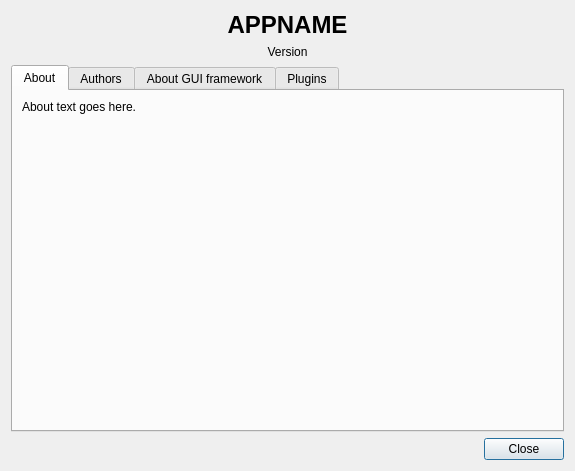
<?xml version="1.0" encoding="UTF-8"?>
<ui version="4.0">
 <class>Dialog</class>
 <widget class="QDialog" name="Dialog">
  <property name="windowModality">
   <enum>Qt::ApplicationModal</enum>
  </property>
  <property name="geometry">
   <rect>
    <x>0</x>
    <y>0</y>
    <width>575</width>
    <height>471</height>
   </rect>
  </property>
  <property name="windowTitle">
   <string>Dialog</string>
  </property>
  <property name="modal">
   <bool>true</bool>
  </property>
  <layout class="QGridLayout" name="gridLayout">
   <item row="0" column="0">
    <layout class="QVBoxLayout" name="verticalLayout">
     <item>
      <widget class="QLabel" name="appname">
       <property name="text">
        <string>&lt;html&gt;&lt;head/&gt;&lt;body&gt;&lt;p align=&quot;center&quot;&gt;&lt;span style=&quot; font-size:18pt; font-weight:600;&quot;&gt;APPNAME&lt;/span&gt;&lt;/p&gt;&lt;/body&gt;&lt;/html&gt;</string>
       </property>
      </widget>
     </item>
     <item>
      <widget class="QLabel" name="version">
       <property name="text">
        <string>&lt;html&gt;&lt;head/&gt;&lt;body&gt;&lt;p align=&quot;center&quot;&gt;Version&lt;/p&gt;&lt;/body&gt;&lt;/html&gt;</string>
       </property>
      </widget>
     </item>
     <item>
      <widget class="QTabWidget" name="tabs">
       <property name="currentIndex">
        <number>0</number>
       </property>
       <widget class="QWidget" name="tab">
        <attribute name="title">
         <string>About</string>
        </attribute>
        <layout class="QGridLayout" name="gridLayout_2">
         <property name="leftMargin">
          <number>0</number>
         </property>
         <property name="topMargin">
          <number>0</number>
         </property>
         <property name="rightMargin">
          <number>0</number>
         </property>
         <property name="bottomMargin">
          <number>0</number>
         </property>
         <property name="spacing">
          <number>0</number>
         </property>
         <item row="0" column="0">
          <widget class="QScrollArea" name="scrollArea">
           <property name="palette">
            <palette>
             <active>
              <colorrole role="Base">
               <brush brushstyle="SolidPattern">
                <color alpha="255">
                 <red>255</red>
                 <green>255</green>
                 <blue>255</blue>
                </color>
               </brush>
              </colorrole>
              <colorrole role="Window">
               <brush brushstyle="SolidPattern">
                <color alpha="0">
                 <red>235</red>
                 <green>235</green>
                 <blue>235</blue>
                </color>
               </brush>
              </colorrole>
             </active>
             <inactive>
              <colorrole role="Base">
               <brush brushstyle="SolidPattern">
                <color alpha="255">
                 <red>255</red>
                 <green>255</green>
                 <blue>255</blue>
                </color>
               </brush>
              </colorrole>
              <colorrole role="Window">
               <brush brushstyle="SolidPattern">
                <color alpha="0">
                 <red>235</red>
                 <green>235</green>
                 <blue>235</blue>
                </color>
               </brush>
              </colorrole>
             </inactive>
             <disabled>
              <colorrole role="Base">
               <brush brushstyle="SolidPattern">
                <color alpha="0">
                 <red>235</red>
                 <green>235</green>
                 <blue>235</blue>
                </color>
               </brush>
              </colorrole>
              <colorrole role="Window">
               <brush brushstyle="SolidPattern">
                <color alpha="0">
                 <red>235</red>
                 <green>235</green>
                 <blue>235</blue>
                </color>
               </brush>
              </colorrole>
             </disabled>
            </palette>
           </property>
           <property name="frameShape">
            <enum>QFrame::NoFrame</enum>
           </property>
           <property name="widgetResizable">
            <bool>true</bool>
           </property>
           <widget class="QWidget" name="scrollAreaWidgetContents">
            <property name="geometry">
             <rect>
              <x>0</x>
              <y>0</y>
              <width>551</width>
              <height>326</height>
             </rect>
            </property>
            <layout class="QGridLayout" name="gridLayout_4">
             <item row="0" column="0">
              <widget class="QLabel" name="about_text">
               <property name="text">
                <string>About text goes here.</string>
               </property>
              </widget>
             </item>
             <item row="1" column="0">
              <spacer name="verticalSpacer">
               <property name="orientation">
                <enum>Qt::Vertical</enum>
               </property>
               <property name="sizeHint" stdset="0">
                <size>
                 <width>20</width>
                 <height>40</height>
                </size>
               </property>
              </spacer>
             </item>
            </layout>
           </widget>
          </widget>
         </item>
        </layout>
       </widget>
       <widget class="QWidget" name="tab_2">
        <attribute name="title">
         <string>Authors</string>
        </attribute>
        <layout class="QGridLayout" name="gridLayout_3">
         <property name="leftMargin">
          <number>0</number>
         </property>
         <property name="topMargin">
          <number>0</number>
         </property>
         <property name="rightMargin">
          <number>0</number>
         </property>
         <property name="bottomMargin">
          <number>0</number>
         </property>
         <property name="spacing">
          <number>0</number>
         </property>
         <item row="0" column="0">
          <widget class="QScrollArea" name="scrollArea_2">
           <property name="palette">
            <palette>
             <active>
              <colorrole role="Base">
               <brush brushstyle="SolidPattern">
                <color alpha="255">
                 <red>255</red>
                 <green>255</green>
                 <blue>255</blue>
                </color>
               </brush>
              </colorrole>
              <colorrole role="Window">
               <brush brushstyle="SolidPattern">
                <color alpha="0">
                 <red>235</red>
                 <green>235</green>
                 <blue>235</blue>
                </color>
               </brush>
              </colorrole>
             </active>
             <inactive>
              <colorrole role="Base">
               <brush brushstyle="SolidPattern">
                <color alpha="255">
                 <red>255</red>
                 <green>255</green>
                 <blue>255</blue>
                </color>
               </brush>
              </colorrole>
              <colorrole role="Window">
               <brush brushstyle="SolidPattern">
                <color alpha="0">
                 <red>235</red>
                 <green>235</green>
                 <blue>235</blue>
                </color>
               </brush>
              </colorrole>
             </inactive>
             <disabled>
              <colorrole role="Base">
               <brush brushstyle="SolidPattern">
                <color alpha="0">
                 <red>235</red>
                 <green>235</green>
                 <blue>235</blue>
                </color>
               </brush>
              </colorrole>
              <colorrole role="Window">
               <brush brushstyle="SolidPattern">
                <color alpha="0">
                 <red>235</red>
                 <green>235</green>
                 <blue>235</blue>
                </color>
               </brush>
              </colorrole>
             </disabled>
            </palette>
           </property>
           <property name="frameShape">
            <enum>QFrame::NoFrame</enum>
           </property>
           <property name="widgetResizable">
            <bool>true</bool>
           </property>
           <widget class="QWidget" name="scrollAreaWidgetContents_2">
            <property name="geometry">
             <rect>
              <x>0</x>
              <y>0</y>
              <width>551</width>
              <height>326</height>
             </rect>
            </property>
           </widget>
          </widget>
         </item>
        </layout>
       </widget>
       <widget class="QWidget" name="tab_4">
        <attribute name="title">
         <string>About GUI framework</string>
        </attribute>
        <layout class="QGridLayout" name="gridLayout_5">
         <property name="leftMargin">
          <number>0</number>
         </property>
         <property name="topMargin">
          <number>0</number>
         </property>
         <property name="rightMargin">
          <number>0</number>
         </property>
         <property name="bottomMargin">
          <number>0</number>
         </property>
         <property name="spacing">
          <number>0</number>
         </property>
         <item row="0" column="0">
          <widget class="QScrollArea" name="scrollArea_3">
           <property name="palette">
            <palette>
             <active>
              <colorrole role="Base">
               <brush brushstyle="SolidPattern">
                <color alpha="255">
                 <red>255</red>
                 <green>255</green>
                 <blue>255</blue>
                </color>
               </brush>
              </colorrole>
              <colorrole role="Window">
               <brush brushstyle="SolidPattern">
                <color alpha="0">
                 <red>235</red>
                 <green>235</green>
                 <blue>235</blue>
                </color>
               </brush>
              </colorrole>
             </active>
             <inactive>
              <colorrole role="Base">
               <brush brushstyle="SolidPattern">
                <color alpha="255">
                 <red>255</red>
                 <green>255</green>
                 <blue>255</blue>
                </color>
               </brush>
              </colorrole>
              <colorrole role="Window">
               <brush brushstyle="SolidPattern">
                <color alpha="0">
                 <red>235</red>
                 <green>235</green>
                 <blue>235</blue>
                </color>
               </brush>
              </colorrole>
             </inactive>
             <disabled>
              <colorrole role="Base">
               <brush brushstyle="SolidPattern">
                <color alpha="0">
                 <red>235</red>
                 <green>235</green>
                 <blue>235</blue>
                </color>
               </brush>
              </colorrole>
              <colorrole role="Window">
               <brush brushstyle="SolidPattern">
                <color alpha="0">
                 <red>235</red>
                 <green>235</green>
                 <blue>235</blue>
                </color>
               </brush>
              </colorrole>
             </disabled>
            </palette>
           </property>
           <property name="frameShape">
            <enum>QFrame::NoFrame</enum>
           </property>
           <property name="widgetResizable">
            <bool>true</bool>
           </property>
           <widget class="QWidget" name="scrollAreaWidgetContents_3">
            <property name="geometry">
             <rect>
              <x>0</x>
              <y>0</y>
              <width>551</width>
              <height>326</height>
             </rect>
            </property>
            <layout class="QGridLayout" name="gridLayout_6">
             <item row="0" column="0">
              <widget class="QLabel" name="label_2">
               <property name="text">
                <string>&lt;html&gt;&lt;head/&gt;&lt;body&gt;&lt;p&gt;This application is using &lt;span style=&quot; font-weight:600;&quot;&gt;Regius&lt;/span&gt; framework.&lt;/p&gt;&lt;p&gt;&lt;span style=&quot; font-weight:600;&quot;&gt;Regius&lt;/span&gt; is a framework for GUI applications that aimed to be easy to use and develop for. It provides some essential application subsystems, like logging, settings storage, settings panes and so on. For more information see https://dev.pztrn.name/regius/regius.&lt;/p&gt;&lt;p&gt;&lt;span style=&quot; font-weight:600;&quot;&gt;Regius&lt;/span&gt; is developed by:&lt;/p&gt;&lt;p&gt;&lt;span style=&quot; font-weight:600;&quot;&gt;Stanislav N. aka pztrn&lt;/span&gt; - project initiator, main developer.&lt;/p&gt;&lt;/body&gt;&lt;/html&gt;</string>
               </property>
               <property name="scaledContents">
                <bool>true</bool>
               </property>
               <property name="wordWrap">
                <bool>true</bool>
               </property>
              </widget>
             </item>
             <item row="1" column="0">
              <spacer name="verticalSpacer_2">
               <property name="orientation">
                <enum>Qt::Vertical</enum>
               </property>
               <property name="sizeHint" stdset="0">
                <size>
                 <width>20</width>
                 <height>124</height>
                </size>
               </property>
              </spacer>
             </item>
            </layout>
           </widget>
          </widget>
         </item>
        </layout>
       </widget>
       <widget class="QWidget" name="tab_3">
        <attribute name="title">
         <string>Plugins</string>
        </attribute>
       </widget>
      </widget>
     </item>
     <item>
      <layout class="QHBoxLayout" name="horizontalLayout">
       <item>
        <spacer name="horizontalSpacer">
         <property name="orientation">
          <enum>Qt::Horizontal</enum>
         </property>
         <property name="sizeHint" stdset="0">
          <size>
           <width>40</width>
           <height>20</height>
          </size>
         </property>
        </spacer>
       </item>
       <item>
        <widget class="QPushButton" name="close_button">
         <property name="text">
          <string>Close</string>
         </property>
        </widget>
       </item>
      </layout>
     </item>
    </layout>
   </item>
  </layout>
 </widget>
 <resources/>
 <connections/>
</ui>
